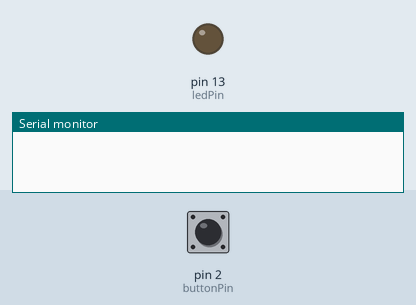
A sketch run on a simulated Arduino Leonardo, built with avr-gcc and run on an emulated ATmega32U4. On the bench: output pins drawn as LEDs (lit = HIGH), the last lines printed to the serial monitor. Inputs (shaded band) come from the test bench; at power-on: pin 2 (buttonPin) LOW. USB keyboard and mouse output is not drawn.

Above: at 1.2 s.
1.3 s: pin 2 (buttonPin) pulled HIGH for 0.15 s
At 1.37 s:
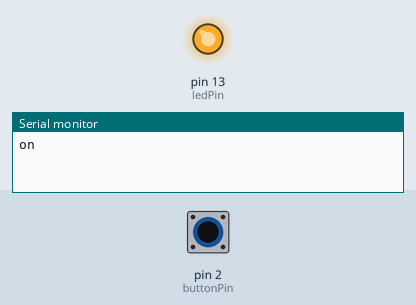
2.9 s: pin 2 (buttonPin) pulled HIGH for 3.2 s
At 6.4 s:
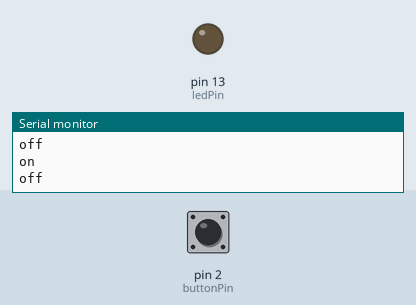
Timing chart, 0 to 7.9 s (numbered marks = the images above; inputs shaded):
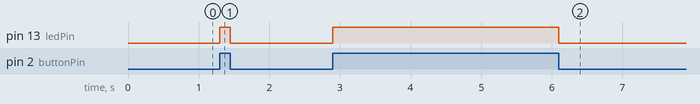

The sketch:

morse.ino
```cpp
/*
  Morse code key to emulated keyboard.
*/

#include "Keyboard.h"

#define KEY_SPACE 0x20

const int buttonPin = 2;
const int ledPin = LED_BUILTIN; // Pin 13 on many boards.
const unsigned long debounceMs = 50;
const uint8_t keyToSend = KEY_SPACE;

// variables
int buttonState = LOW;
int lastButtonState = LOW;

void setup() {
  pinMode(buttonPin, INPUT);
  pinMode(ledPin, OUTPUT);

  Serial.begin(9600);

  Keyboard.begin();
}

void loop() {
  buttonState = digitalRead(buttonPin);

  if (buttonState != lastButtonState) {
    if (buttonState == HIGH) {
      digitalWrite(ledPin, HIGH);
      Serial.println("on");
      Keyboard.press(keyToSend);
    } else {
      digitalWrite(ledPin, LOW);
      Serial.println("off");
      Keyboard.release(keyToSend);
    }

    delay(debounceMs);
  }

  lastButtonState = buttonState;
}
```

Measured:
- after the input at 1.3 s, pin 13 (ledPin): LOW → HIGH at once, → LOW 0.15 s later
- after the input at 2.9 s, pin 13 (ledPin): LOW → HIGH at once, → LOW 3.2 s later
